Frame 1 (no input): blank canvas, image omitted
Frame 60 (the mouse pressed at the canvas centre just before this capture): blank canvas, image omitted
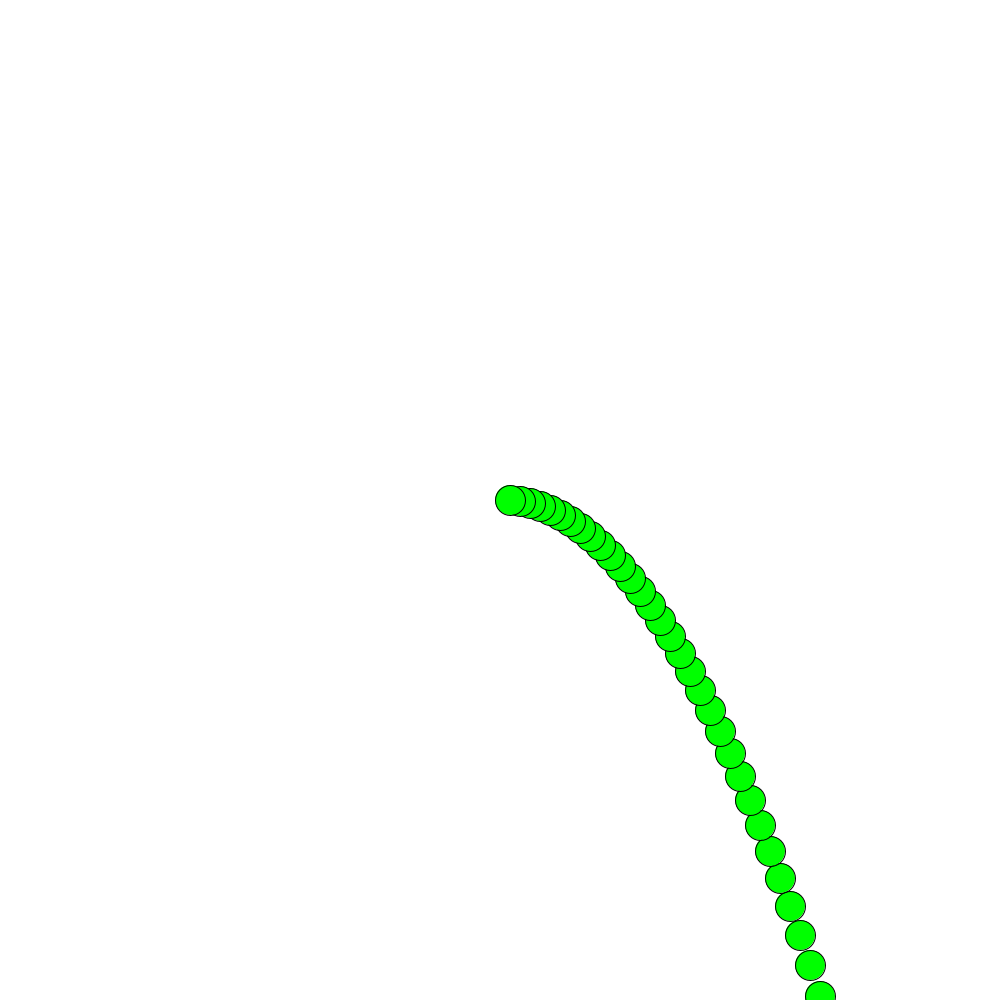
Frame 120 (the mouse held since frame 60 and released just before this capture)

The Processing sketch whose frames 1 and 60 were blank and that drew this single picture after the mouse press (run headless with seeded random() and noise(); from frame 60 on, the mouse is pressed at the canvas centre):

// Processing sketch: Ball_Chain
// ── Ball_Chain.pde
int[] speedX = new int[30000];
int[] speedY = new int[10000];
int[] circleX = new int[10000];
int[] circleY = new int[10000];


int currentBall = 0;

void setup() {
size(1000,1000);
background(255, 255, 255);
}

void draw() {
    background(255, 255, 255);
    fill(0);
    fill(0,255,0);
    println(circleX + ", " + circleY);
    
    if(mousePressed) {
       circleX[currentBall] = mouseX;
       circleY[currentBall] = mouseY;
       speedX[currentBall] = 10;
       
       currentBall = currentBall + 1;
   }
   
   for(int i = 0;i < currentBall;i++) {
       circleX[i] = circleX[i] + speedX[i];
       circleY[i] = circleY[i] + speedY[i];
       ellipse(circleX[i], circleY[i], 30, 30);
       speedY[i] = speedY[i] + 1;
   }
}
